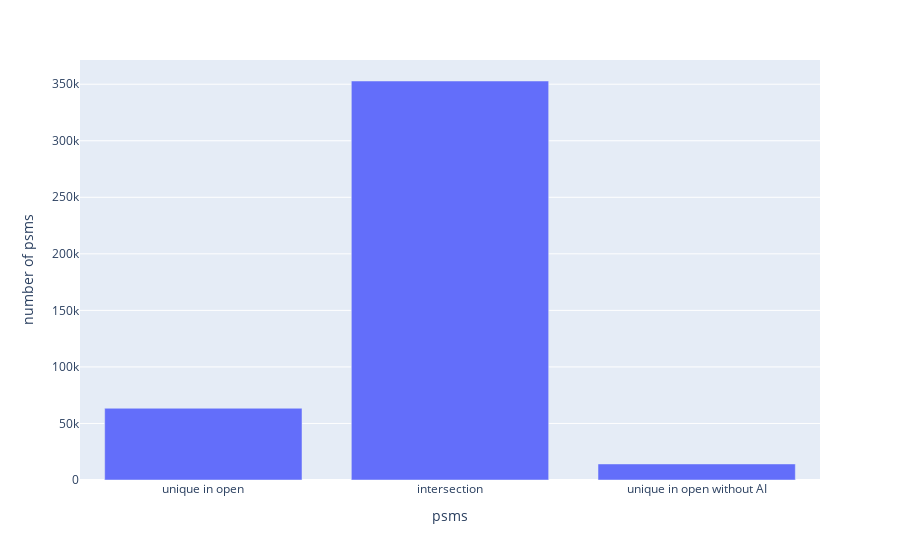

This figure's notebook cell:
### Code cell
fig = px.bar(
    y=[len(ids_1.difference(ids_2)),len(ids_1.intersection(ids_2)),len(ids_2.difference(ids_1))], 
    x=["unique in open", "intersection", "unique in open without AI"],
    labels={
    "y": f"number of {level_dict[level]}",
    "x": level_dict[level],
    }
)
fig

### Figure 1 — Plotly figure (JSON) as saved in the notebook; plotly's stock layout.template omitted (floating-point values rounded to 4 significant figures)
{"data": [{"alignmentgroup": "True", "hovertemplate": "psms=%{x}<br>number of psms=%{y}<extra></extra>", "legendgroup": "", "marker": {"color": "#636efa", "pattern": {"shape": ""}}, "name": "", "offsetgroup": "", "orientation": "v", "showlegend": false, "textposition": "auto", "type": "bar", "x": ["unique in open", "intersection", "unique in open without AI"], "xaxis": "x", "y": [63443, 352836, 14191], "yaxis": "y"}], "layout": {"barmode": "relative", "legend": {"tracegroupgap": 0}, "margin": {"t": 60}, "xaxis": {"anchor": "y", "domain": [0, 1], "title": {"text": "psms"}}, "yaxis": {"anchor": "x", "domain": [0, 1], "title": {"text": "number of psms"}}}}
